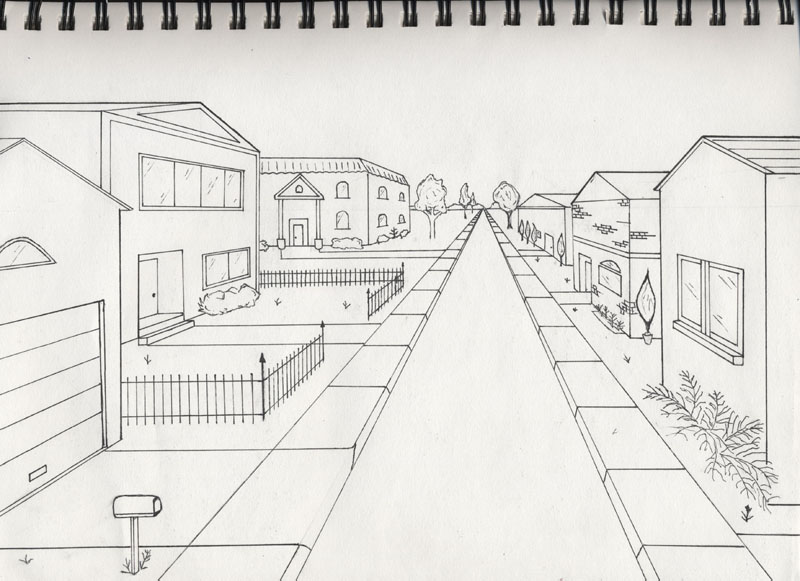
#> input picture Vanishing Points Detection/photo.jpg, 800 x 581 px
$ jupyter execute 'Vanishing Points.ipynb'
#> lines starting #> are read from the running program, lines starting #| are printed output that depends on the picture; after the words box and inside, x2 and y2 are one past the last pixel; in counts of white or black regions, pixels touching at a corner belong together
[cell 1]
import itertools
import random
from itertools import starmap

import cv2
import numpy as np
import os

[cell 2]
# Perform edge detection
def hough_transform(img):
    gray = cv2.cvtColor(img, cv2.COLOR_BGR2GRAY)  # Convert image to grayscale
    kernel = np.ones((15, 15), np.uint8)

    opening = cv2.morphologyEx(gray, cv2.MORPH_OPEN, kernel)  # Open (erode, then dilate)
    edges = cv2.Canny(opening, 50, 150, apertureSize=3)  # Canny edge detection
    lines = cv2.HoughLines(edges, 1, np.pi / 180, 200)  # Hough line detection
#     cv2.imwrite('lines_img.jpg', lines_img)
    hough_lines = []
    # Lines are represented by rho, theta; converted to endpoint notation
    if lines is not None:
        for line in lines:
            hough_lines.extend(list(starmap(endpoints, line)))
    print(hough_lines)
    print("****")
    all_lines = []
    for line in hough_lines:
        x1 = line[0][0]
        y1 = line[0][1]
        x2 = line[1][0]
        y2 = line[1][1]
        all_lines.append([[x1, y1, x2, y2]])
    lines_img = drawLines(img, all_lines)
    cv2.imwrite('all_lines.jpg', lines_img)
    return hough_lines


def drawLines(img, lines, colour = (255, 0, 0), thickness = 3):
    if lines is None:
        return None

    img = np.copy(img)

    line_img = np.zeros((img.shape[0], img.shape[1], 3), dtype=np.uint8)

    for line in lines:
        print(line)
        for x1, y1, x2, y2 in line:
            cv2.line(line_img, (x1, y1), (x2, y2), colour, thickness)

#     img = cv2.addWeighted(img, 0.8, line_img, 1.0, 0.0)

    return line_img

def endpoints(rho, theta):
    a = np.cos(theta)
    b = np.sin(theta)
    x_0 = a * rho
    y_0 = b * rho
    x_1 = int(x_0 + 1000 * (-b))
    y_1 = int(y_0 + 1000 * (a))
    x_2 = int(x_0 - 1000 * (-b))
    y_2 = int(y_0 - 1000 * (a))

    return ((x_1, y_1), (x_2, y_2))


# Random sampling of lines
def sample_lines(lines, size):
    if size > len(lines):
        size = len(lines)
    return random.sample(lines, size)


def det(a, b):
    print(a, b)
    return a[0] * b[1] - a[1] * b[0]


# Find intersection point of two lines (not segments!)
def line_intersection(line1, line2):
    print(line1, line2)
#     -1000 - 999, -277 - 1034
    x_diff = (line1[0][0] - line1[1][0], line2[0][0] - line2[1][0])
    y_diff = (line1[0][1] - line1[1][1], line2[0][1] - line2[1][1])
#     ((-1000, 1), (999, 2)) ((-277, 1083), (1034, -426))
    print(x_diff)
    div = det(x_diff, y_diff)
    print(div)
    if div == 0:
        return None  # Lines don't cross

    d = (det(*line1), det(*line2))
    x = det(d, x_diff) / div
    y = det(d, y_diff) / div

    return x, y


# Find intersections between multiple lines (not line segments!)
def find_intersections(lines):
    intersections = []
    for i, line_1 in enumerate(lines):
        for line_2 in lines[i + 1:]:
            if not line_1 == line_2:
                intersection = line_intersection(line_1, line_2)
                if intersection:  # If lines cross, then add
                    intersections.append(intersection)

    return intersections


# Given intersections, find the grid where most intersections occur and treat as vanishing point
def find_vanishing_point(img, grid_size, intersections):
    # Image dimensions
    image_height = img.shape[0]
    image_width = img.shape[1]

    # Grid dimensions
    grid_rows = (image_height // grid_size) + 1
    grid_columns = (image_width // grid_size) + 1

    # Current cell with most intersection points
    max_intersections = 0
    best_cell = (0.0, 0.0)

    for i, j in itertools.product(range(grid_columns),range(grid_rows)):
        cell_left = i * grid_size
        cell_right = (i + 1) * grid_size
        cell_bottom = j * grid_size
        cell_top = (j + 1) * grid_size
        cv2.rectangle(img, (cell_left, cell_bottom), (cell_right, cell_top), (0, 0, 255), 10)

        current_intersections = 0  # Number of intersections in the current cell
        for x, y in intersections:
            if cell_left < x < cell_right and cell_bottom < y < cell_top:
                current_intersections += 1

        # Current cell has more intersections that previous cell (better)
        if current_intersections > max_intersections:
            max_intersections = current_intersections
            best_cell = ((cell_left + cell_right) / 2, (cell_bottom + cell_top) / 2)
#             print("Best Cell:", best_cell)

    if best_cell[0] != None and best_cell[1] != None:
        rx1 = int(best_cell[0] - grid_size / 2)
        ry1 = int(best_cell[1] - grid_size / 2)
        rx2 = int(best_cell[0] + grid_size / 2)
        ry2 = int(best_cell[1] + grid_size / 2)
        cv2.rectangle(img, (rx1, ry1), (rx2, ry2), (0, 255, 0), 10)
        cv2.imwrite('center.jpg', img)

    return best_cell

[cell 3]
img = cv2.imread('photo.jpg')
#> img is the input picture: shape (581, 800, 3); mean B, G, R 219.4, 223.7, 225
hough_lines = hough_transform(img)
#> in hough_transform, `opening = cv2.morphologyEx(gray, cv2.MORPH_OPEN, kernel)`:
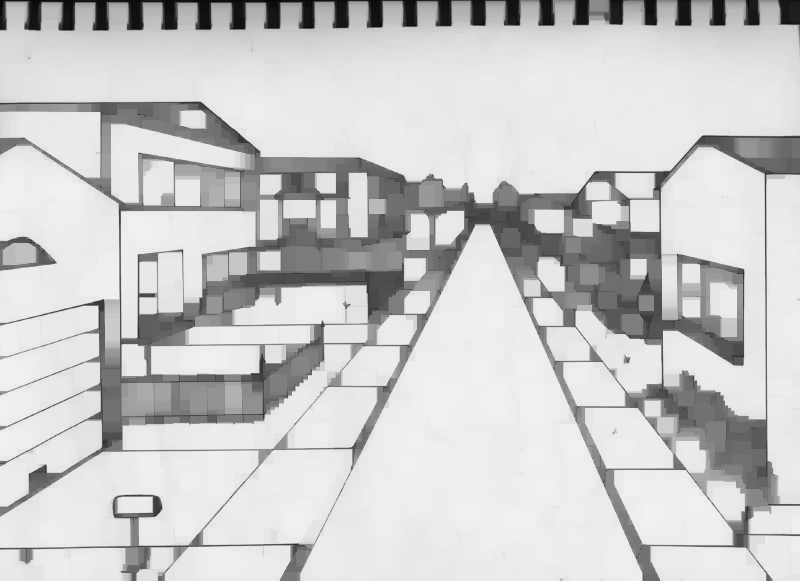
#> opening: shape (581, 800); min 4, max 241, mean 202.4
#> in hough_transform, `edges = cv2.Canny(opening, 50, 150, apertureSize=3)`:
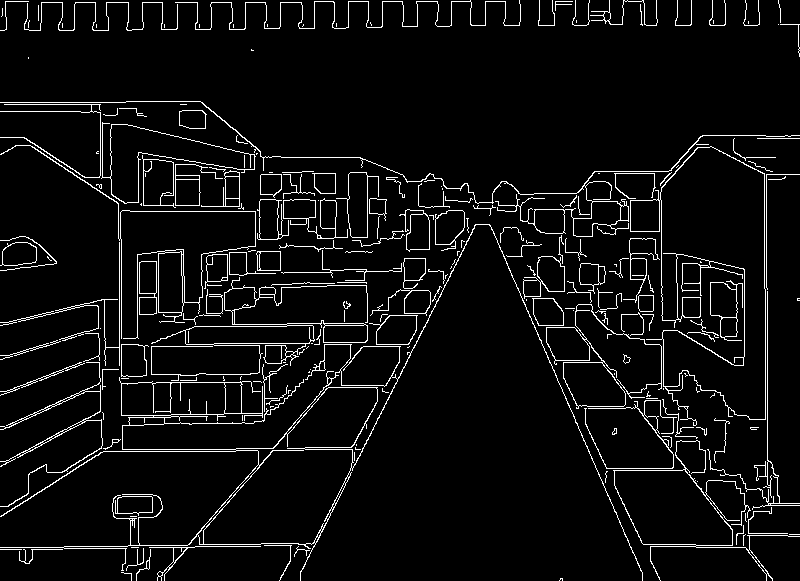
#> edges: shape (581, 800); 5.5% white in thin lines or dots
#> in hough_transform, `lines = cv2.HoughLines(edges, 1, np.pi / 180, 200)`: lines = [[548, 1.55], [501, 0.716], [499, 0.716], [526, 0.471], [550, 1.55], [767, 0], [2, 1.57], [-251, 2.48]]
#> the loop in hough_transform, `for line in lines:` made 8 passes
#> line on passes 1, 2, 3, 4, 5, 7, 8: [[548, 1.55]], [[501, 0.716]], [[499, 0.716]], [[526, 0.471]], [[550, 1.55]], [[2, 1.57]], [[-251, 2.48]]
#> after the loop in hough_transform, `for line in lines:`: hough_lines = [((-990, 565), (1009, 530)), ((-277, 1083), (1034, -426)), ((-279, 1082), (1032, -427)), ((14, 1129), (922, -652)), ((-990, 567), (1009, 532)), ((767, 1000), (767, -1000)), ((-1000, 1), (999, 2)), ((-417, -942), (813, 633))]
#> (printed output is left out)
#> the loop in hough_transform, `for line in hough_lines:` made 8 passes
#> (x1, y1, x2, y2) on passes 1 to 8: (-990, 565, 1009, 530), (-277, 1083, 1034, -426), (-279, 1082, 1032, -427), (14, 1129, 922, -652), (-990, 567, 1009, 532), (767, 1000, 767, -1000), (-1000, 1, 999, 2), (-417, -942, 813, 633)
#> after the loop in hough_transform, `for line in hough_lines:`: all_lines = [[[-990, 565, 1009, 530]], [[-277, 1083, 1034, -426]], [[-279, 1082, 1032, -427]], [[14, 1129, 922, -652]], [[-990, 567, 1009, 532]], [[767, 1000, 767, -1000]], [[-1000, 1, 999, 2]], [[-417, -942, 813, 633]]]
#> the loop in drawLines, `for line in lines:` made 8 passes
#| [[-990, 565, 1009, 530]]
#| [[-277, 1083, 1034, -426]]
#| [[-279, 1082, 1032, -427]]
#| [[14, 1129, 922, -652]]
#| [[-990, 567, 1009, 532]]
#| [[767, 1000, 767, -1000]]
#| [[-1000, 1, 999, 2]]
#| [[-417, -942, 813, 633]]
#> after the loop in drawLines, `for line in lines:`:
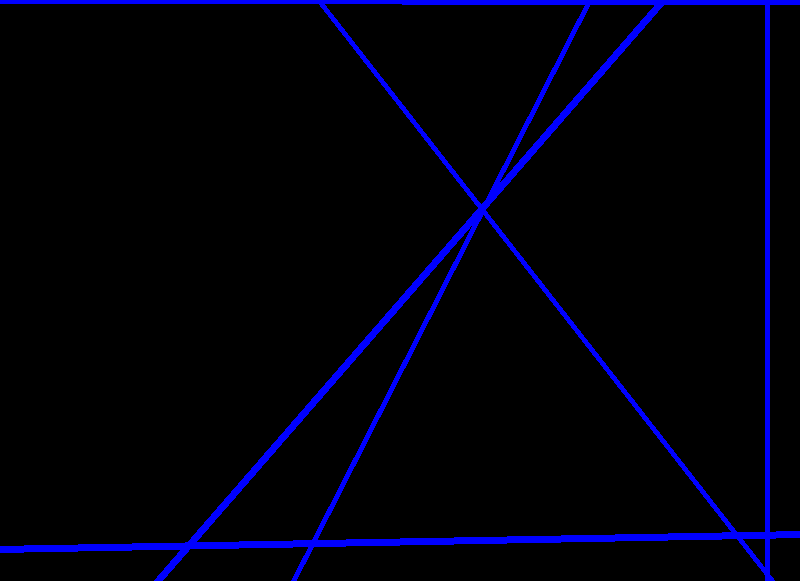
#> line_img: shape (581, 800, 3); mean of channels 0, 1, 2 13, 0, 0; drawn as B, G, R
if hough_lines:
    random_sample = sample_lines(hough_lines, 100)
#> in sample_lines, `size = len(lines)`: size = 8
#> random_sample = [((-1000, 1), (999, 2)), ((-417, -942), (813, 633)), ((14, 1129), (922, -652)), ((-990, 565), (1009, 530)), ((-279, 1082), (1032, -427)), ((767, 1000), (767, -1000)), ((-277, 1083), (1034, -426)), ((-990, 567), (1009, 532))]

    intersections = find_intersections(random_sample)
#> the loop in find_intersections, `for i, line_1 in enumerate(lines):` made 8 passes
#> line_1 on passes 1 to 6: ((-1000, 1), (999, 2)), ((-417, -942), (813, 633)), ((14, 1129), (922, -652)), ((-990, 565), (1009, 530)), ((-279, 1082), (1032, -427)), ((767, 1000), (767, -1000))
#> (printed output is left out)
#> after the loop in find_intersections, `for i, line_1 in enumerate(lines):`: intersections = 26 pairs, first value 186.3 to 30438.4, second value -348 to 574.1
    if intersections:
        grid_size = min(img.shape[0], img.shape[1]) // 3
#> grid_size = 193
        vanishing_point = find_vanishing_point(img, grid_size, intersections)
#> after the loop in find_vanishing_point, `for i, j in itertools.product(range(grid_columns),range(grid_rows)):`:
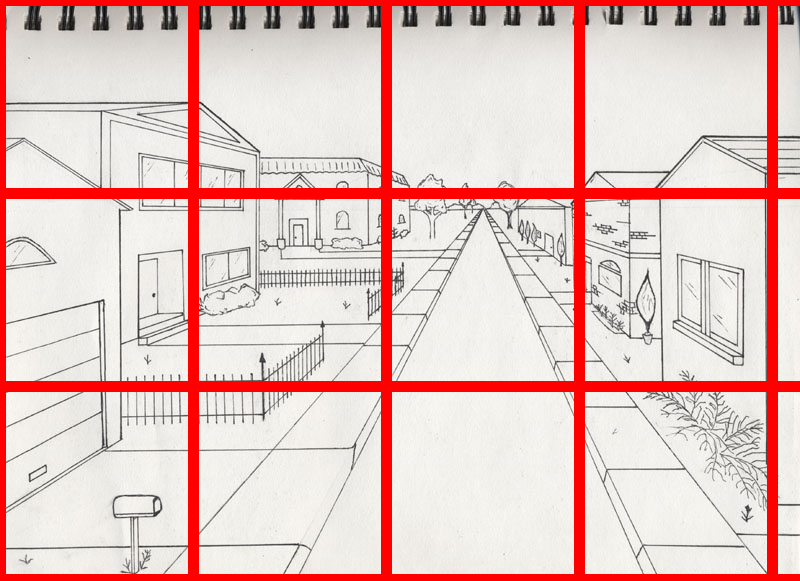
#> img: shape (581, 800, 3); 11.9% of pixels changed, all inside (x1, y1, x2, y2) = (0, 0, 800, 581)
#> after the loop in find_vanishing_point, `for i, j in itertools.product(range(grid_columns),range(grid_rows)):`: max_intersections = 5
#> in find_vanishing_point, `rx1 = int(best_cell[0] - grid_size / 2)`: rx1 = 386
#> in find_vanishing_point, `ry1 = int(best_cell[1] - grid_size / 2)`: ry1 = 193
#> in find_vanishing_point, `rx2 = int(best_cell[0] + grid_size / 2)`: rx2 = 579
#> in find_vanishing_point, `ry2 = int(best_cell[1] + grid_size / 2)`: ry2 = 386
#> in find_vanishing_point, `cv2.rectangle(img, (rx1, ry1), (rx2, ry2), (0, 255, 0), 10)`:
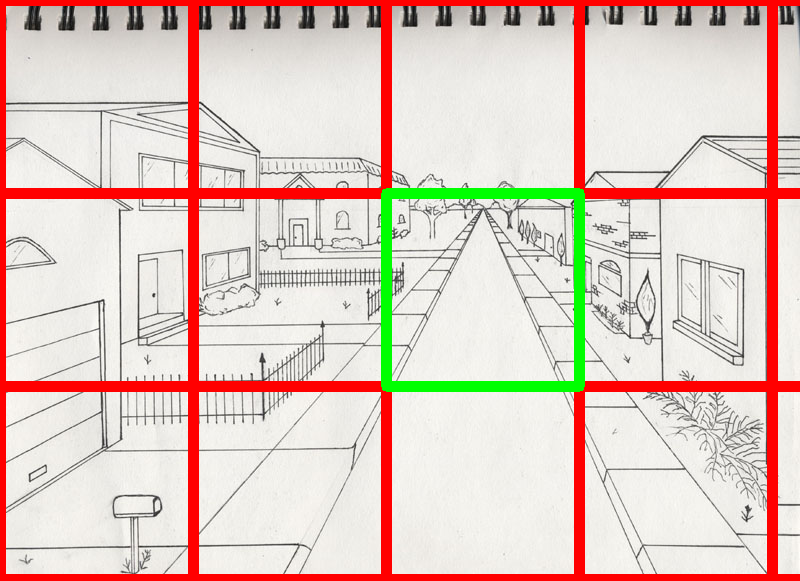
#> img: shape (581, 800, 3); 1.82% of pixels changed, all inside (x1, y1, x2, y2) = (381, 188, 585, 392)
#> vanishing_point = (482.5, 289.5)
        filename = 'output.jpg'
        cv2.imwrite(filename, img)
